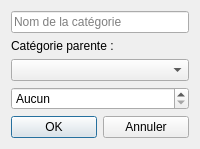
<?xml version="1.0" encoding="UTF-8"?>
<ui version="4.0">
 <class>DialogAjouterCategorie</class>

 <widget class="QDialog" name="DialogAjouterCategorie">
  <property name="windowTitle">
   <string>Ajouter une catégorie</string>
  </property>

  <layout class="QVBoxLayout">

   <item>
    <widget class="QLineEdit" name="editNomCategorie">
     <property name="placeholderText">
      <string>Nom de la catégorie</string>
     </property>
    </widget>
   </item>

   <item>
    <widget class="QLabel">
     <property name="text">
      <string>Catégorie parente :</string>
     </property>
    </widget>
   </item>

   <item>
    <widget class="QComboBox" name="comboParentCategorie"/>
   </item>

   <item>
    <widget class="QDoubleSpinBox" name="spinBudget">
     <property name="minimum">
      <double>0</double>
     </property>
     <property name="maximum">
      <double>1000000</double>
     </property>
     <property name="suffix">
      <string> €</string>
     </property>
     <property name="specialValueText">
      <string>Aucun</string>
     </property>
    </widget>
   </item>

   <item>
    <layout class="QHBoxLayout">

     <item>
      <widget class="QPushButton" name="btnOk">
       <property name="text">
        <string>OK</string>
       </property>
      </widget>
     </item>

     <item>
      <widget class="QPushButton" name="btnCancel">
       <property name="text">
        <string>Annuler</string>
       </property>
      </widget>
     </item>

    </layout>
   </item>

  </layout>
 </widget>

 <resources/>
 <connections/>
</ui>
